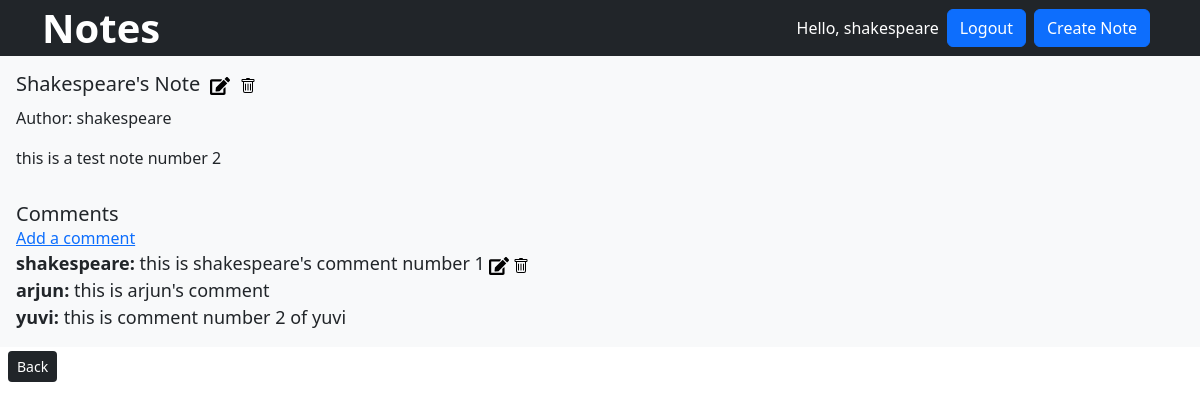
The page /notes/2 (signed in) on the database its author committed.
### users/models.py (models this page shows)
class CustomUser(AbstractUser):
    age = models.PositiveIntegerField(null=True, blank=True)
    bio = models.TextField(null=True, blank=True)
    def __str__(self):
        return self.username

### notes/models.py (models this page shows, shortened)
class Note(models.Model):
    title = models.CharField(max_length=200)
    content = models.TextField()
    user = models.ForeignKey('users.CustomUser', on_delete=models.CASCADE)
    created_at = models.DateTimeField(auto_now_add=True)
    updated_at = models.DateTimeField(auto_now=True)

class Comment(models.Model):
    note = models.ForeignKey(Note, on_delete=models.CASCADE , related_name='comments')
    content = models.TextField()
    user = models.ForeignKey('users.CustomUser', on_delete=models.CASCADE)
    created_at = models.DateTimeField(auto_now_add=True)
    updated_at = models.DateTimeField(auto_now=True)

### notes/views.py (the view)
# urls.py: path('notes/<int:pk>', NoteDetailView.as_view(), name='note-detail'),
class NoteDetailView(LoginRequiredMixin, DetailView):
    template_name = 'note_detail.html'
    context_object_name = 'note'
    model = Note
    login_url = 'login'

### templates/note_detail.html (shortened to what this page needs)
{% extends '_base.html' %}
{% load static %}
{% block content %}
    <div class="card-body bg-light text-dark p-3">
        <div class="notes-title">
            <h5 class="card-title">{{ note.title }}</h5>
            <a href="{% url 'note-update' note.pk %}"><img src="/static/images/edit-solid.svg"
            alt="edit-icon" class="edit-icon"></a>
            <a href="{% url 'note-delete' note.pk %}"><img src="/static/images/trash.svg" alt="trash-icon"></a>
        </div>
        <p class="card-text">Author: {{note.user}}</p>
        <p class="card-text">{{ note.content }}</p>
    </div>
    <div class="card-body bg-light text-dark p-3">
        <h5 class="card-title">Comments</h5>
        <a href="{% url 'comment-create' note.pk %}">Add a comment</a>
        {% if note.comments.all %}
            {% for comment in note.comments.all %}
                <div class="comment-line">
                    <p class="comment-content"><strong class="comment-author">{{ comment.user }}:</strong> {{ comment.content }}</p>
                    {% if comment.user == user %}
                    <a href="{% url 'comment-update' note.pk comment.pk %}"><img src="/static/images/edit-solid.svg" alt="edit-icon" class="edit-icon"></a>
                    <a href="{% url 'comment-delete' note.pk comment.pk %}"><img src="/static/images/trash.svg" alt="trash-icon"></a>
                    {% endif %}
                </div>
            {% endfor %}
        {% else %}
            <p>No comments yet.</p>
        {% endif %}
    </div>
    <a href="{% url 'notes' %}" class="btn bg-dark text-white btn-sm mt-1 mx-2">Back</a>
{% endblock content %}

### templates/_base.html (shortened to what this page needs)
<!DOCTYPE html>
<html lang="en">
<head>
    <link href="https://cdn.jsdelivr.net/npm/bootstrap@5.3.8/dist/css/bootstrap.min.css" rel="stylesheet">
    <link rel="stylesheet" href="/static/styles/icons.css">
    <link rel="stylesheet" href="/static/styles/notes-detail.css">
</head>
<body>
    <header class="p-1 bg-dark text-white">
        <div class="container d-flex align-items-center">
            <h1 class="m-0">
            <a href="{% url 'home' %}" class="text-white text-decoration-none fw-bold fs-1">Notes</a>
            </h1>
            <div class="ms-auto d-flex align-items-center justify-content-end">
                {% if user.is_authenticated %}
                <p class="m-0 d-inline mx-2">Hello, {{ user.username }}</p>
                <form action="{% url 'logout' %}" method="post" class="d-inline">
                    <button type="submit" class="btn btn-primary">Logout</button>
                </form>
                <a><a href="{% url 'note-create' %}" class="btn btn-primary mx-2">Create Note</a>
                {% else %}
                <a href="{% url 'login' %}" class="btn btn-primary">Login</a>
                <a href="{% url 'signup' %}" class="btn btn-primary mx-2">Sign Up</a>
                {% endif %}
            </div>
        </div>
    </header>
    <div>
    {% block content %}
    {% endblock content %}
    </div>
</body>
</html>

### static/styles/notes-detail.css (style rules this page uses)
.notes-title { display: flex; flex-direction: row; align-items: center; gap: 10px; margin-bottom: 10px; }
.comment-content { font-size: 18px; display: inline; }

### rows shown on the page
CustomUser: username "shakespeare"
Note: title "Shakespeare's Note", user "shakespeare", content "this is a test note number 2"
Comment: user "shakespeare", content "this is shakespeare's comment number 1"
Comment: user "arjun", content "this is arjun's comment"
Comment: user "yuvi", content "this is comment number 2 of yuvi"
